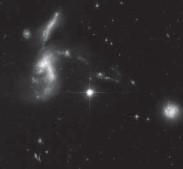
#> input picture data/images/sharp.png, 183 x 169 px
$ python sharpen.py
#> lines starting #> are read from the running program, lines starting #| are printed output that depends on the picture
"""Sharpen an image with a 3x3 convolution kernel."""

from pathlib import Path

import cv2 as cv
import matplotlib.pyplot as plt
import numpy as np

IMAGES = Path(__file__).resolve().parents[2] / "data" / "images"

SHARPEN_KERNEL = np.array(
    [
        [0, -1, 0],
        [-1, 5, -1],
        [0, -1, 0],
    ]
)


def main():
    image = cv.imread(str(IMAGES / "sharp.png"))
#> image is the input picture: shape (169, 183, 3); mean B, G, R 43.4, 42.4, 45.2
    if image is None:
        raise SystemExit("Image not found: data/images/sharp.png")

    sharpened = cv.filter2D(image, -1, SHARPEN_KERNEL)
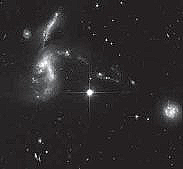
#> sharpened: shape (169, 183, 3); mean B, G, R 43.4, 42.3, 45.2

    plt.figure(figsize=(10, 5))

    plt.subplot(1, 2, 1)
    plt.imshow(cv.cvtColor(image, cv.COLOR_BGR2RGB))
    plt.title("Original")
    plt.axis("off")

    plt.subplot(1, 2, 2)
    plt.imshow(cv.cvtColor(sharpened, cv.COLOR_BGR2RGB))
    plt.title("Sharpened")
    plt.axis("off")

    plt.tight_layout()
    plt.show()
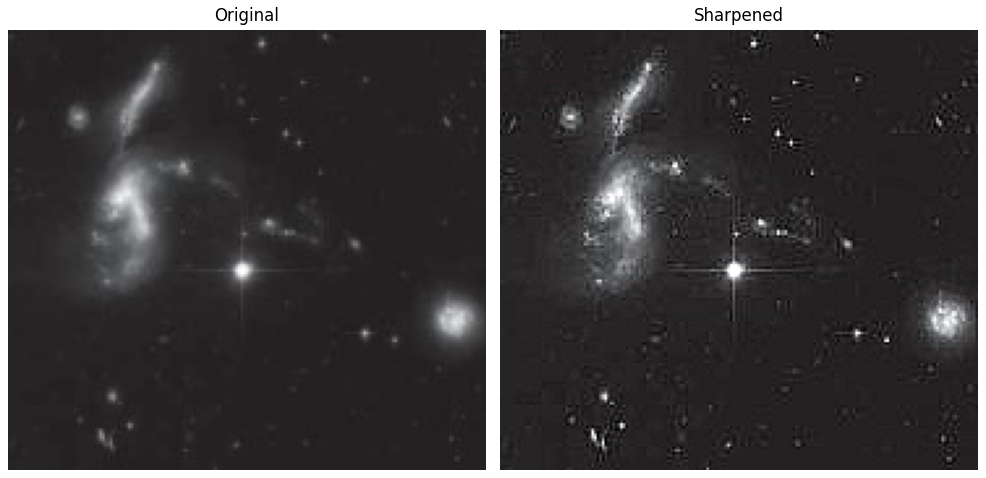
#> figure drawn by matplotlib, 2 panels


if __name__ == "__main__":
    main()

$ run again, with data/images/coin.png copied over data/images/sharp.png
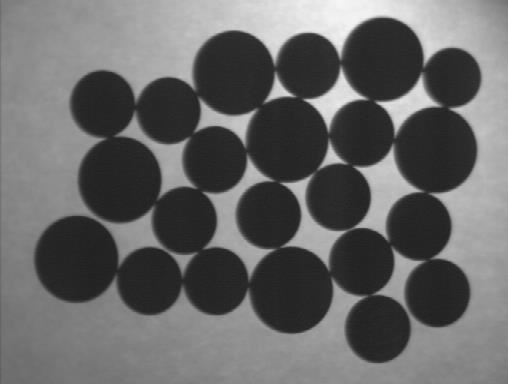
#> input picture data/images/coin.png, 508 x 384 px
#> in main, image is the input picture: shape (384, 508, 3); min 28, max 246, mean 102.9
#> in main, `plt.show()`:
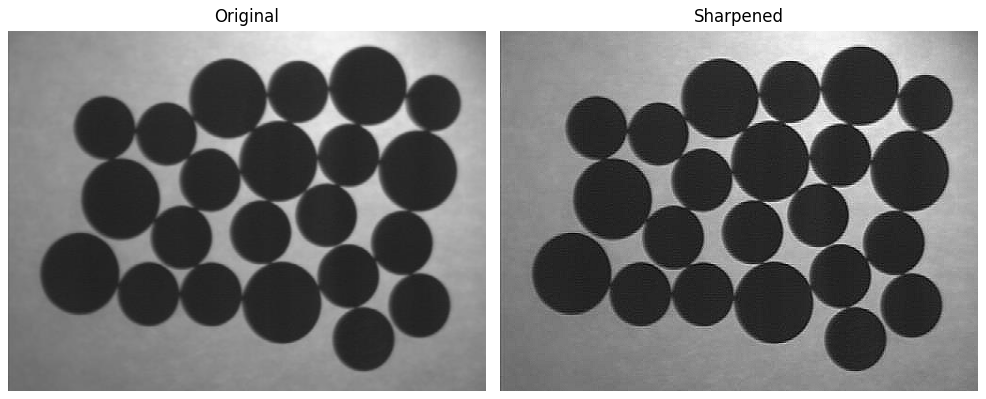
#> figure drawn by matplotlib, 2 panels
